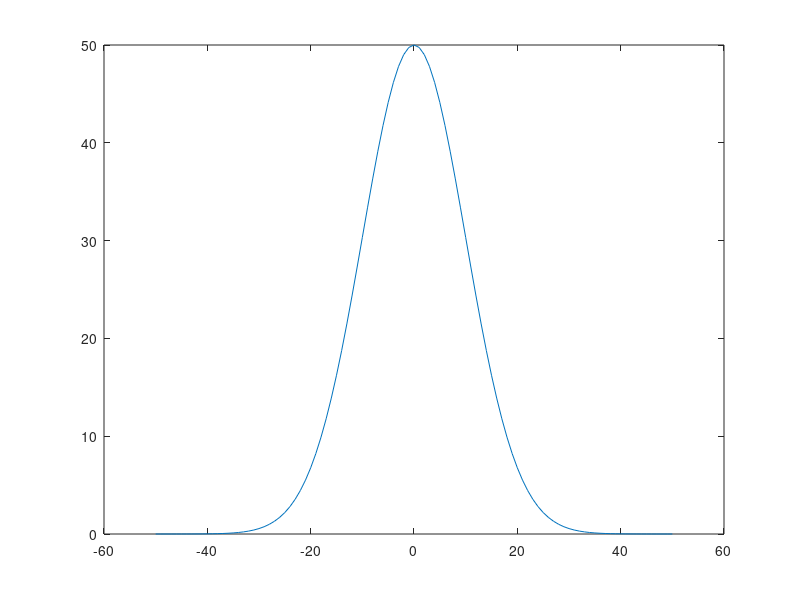

MATLAB code for this plot: (Note: this script raises an error after producing the figure.)
%% define space (units all in cm)
dx = 1;
xl = [-50 50];
x = xl(1):dx:xl(2);

%% define place field centers and sigmas
pf_ctr = [0];
pf_sigma = [10];
pf_fr = [50];

nCells = length(pf_ctr);
%% generate tuning curves
for iC = nCells:-1:1
    
    tc(iC,:) = pf_fr(iC) * exp((-(x-pf_ctr(iC)).^2)./(2*pf_sigma(iC).^2)); 
    
end
plot(x,tc)

%% run a simulation
v = 100; % in cm/s
dt = 0.0001; % in s
t = [0 1];
tvec = t(1):dt:t(2);


%% first, for each time, get position
pos = x(1)+v*tvec;
pos_idx = nearest_idx2(pos,x);
pos = x(pos_idx);

plot(tvec,pos);

%% then, obtain rate for each position
for iC = length(nCells):-1:1
   
    frate(iC,:) = tc(iC,pos_idx);
    
end
plot(tvec,frate);

%% generate spikes
p_spike = frate.*dt;

rng default; % reset random number generator to reproducible state

spk_poiss = rand(size(p_spike));
for iC = nCells:-1:1
    
    % random numbers between 0 and 1
    spk_poiss_idx = find(spk_poiss(iC,:) < p_spike(iC,:)); % index of bins with spike
    S{iC} = tvec(spk_poiss_idx)'; % use idxs to get corresponding spike time
    
end

iC = 1;
hold on;
yl = ylim;
plot([S{iC} S{iC}],[-1 -0.5],'Color',[0 0 0]); % note, plots all spikes in one command
axis([t(1) t(2) -1.5 yl(2)]); %set(gca,'YTick','');